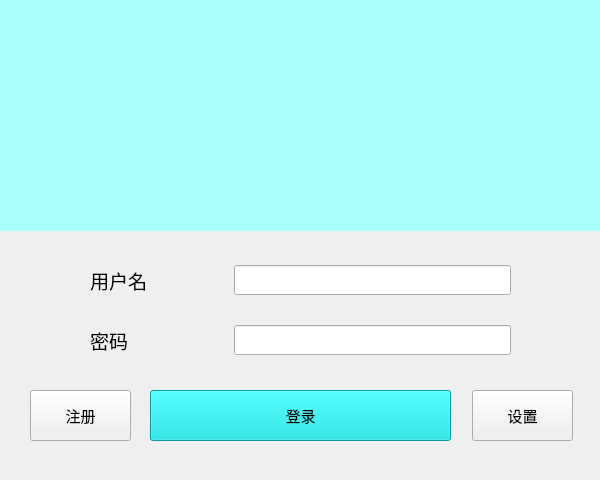
<?xml version="1.0" encoding="UTF-8"?>
<ui version="4.0">
 <class>LoginWindow</class>
 <widget class="QWidget" name="LoginWindow">
  <property name="geometry">
   <rect>
    <x>0</x>
    <y>0</y>
    <width>600</width>
    <height>480</height>
   </rect>
  </property>
  <property name="minimumSize">
   <size>
    <width>600</width>
    <height>480</height>
   </size>
  </property>
  <property name="maximumSize">
   <size>
    <width>600</width>
    <height>480</height>
   </size>
  </property>
  <property name="windowTitle">
   <string>登录</string>
  </property>
  <widget class="QPushButton" name="login_pushbutton">
   <property name="geometry">
    <rect>
     <x>150</x>
     <y>390</y>
     <width>301</width>
     <height>51</height>
    </rect>
   </property>
   <property name="font">
    <font>
     <pointsize>11</pointsize>
    </font>
   </property>
   <property name="styleSheet">
    <string notr="true">background-color: rgb(0, 220, 220);</string>
   </property>
   <property name="text">
    <string>登录</string>
   </property>
  </widget>
  <widget class="QLabel" name="welcome_text_label">
   <property name="geometry">
    <rect>
     <x>0</x>
     <y>0</y>
     <width>600</width>
     <height>231</height>
    </rect>
   </property>
   <property name="maximumSize">
    <size>
     <width>601</width>
     <height>16777215</height>
    </size>
   </property>
   <property name="styleSheet">
    <string notr="true">background-color: rgb(170, 255, 255);
</string>
   </property>
   <property name="text">
    <string/>
   </property>
  </widget>
  <widget class="QPushButton" name="signup_pushbutton">
   <property name="geometry">
    <rect>
     <x>30</x>
     <y>390</y>
     <width>101</width>
     <height>51</height>
    </rect>
   </property>
   <property name="font">
    <font>
     <pointsize>11</pointsize>
    </font>
   </property>
   <property name="text">
    <string>注册</string>
   </property>
  </widget>
  <widget class="QWidget" name="layoutWidget">
   <property name="geometry">
    <rect>
     <x>90</x>
     <y>310</y>
     <width>421</width>
     <height>61</height>
    </rect>
   </property>
   <layout class="QHBoxLayout" name="password_layout" stretch="1,2">
    <item>
     <widget class="QLabel" name="password_label">
      <property name="font">
       <font>
        <family>Microsoft YaHei UI</family>
        <pointsize>14</pointsize>
       </font>
      </property>
      <property name="text">
       <string>密码</string>
      </property>
     </widget>
    </item>
    <item>
     <widget class="QLineEdit" name="password_line_edit">
      <property name="minimumSize">
       <size>
        <width>0</width>
        <height>30</height>
       </size>
      </property>
      <property name="font">
       <font>
        <pointsize>10</pointsize>
       </font>
      </property>
      <property name="echoMode">
       <enum>QLineEdit::Password</enum>
      </property>
     </widget>
    </item>
   </layout>
  </widget>
  <widget class="QWidget" name="layoutWidget_2">
   <property name="geometry">
    <rect>
     <x>90</x>
     <y>250</y>
     <width>421</width>
     <height>61</height>
    </rect>
   </property>
   <layout class="QHBoxLayout" name="username_layout" stretch="1,2">
    <item>
     <widget class="QLabel" name="user_label">
      <property name="font">
       <font>
        <family>Microsoft YaHei UI</family>
        <pointsize>14</pointsize>
       </font>
      </property>
      <property name="text">
       <string>用户名</string>
      </property>
     </widget>
    </item>
    <item>
     <widget class="QLineEdit" name="user_line_edit">
      <property name="minimumSize">
       <size>
        <width>0</width>
        <height>30</height>
       </size>
      </property>
      <property name="font">
       <font>
        <family>Microsoft YaHei UI</family>
        <pointsize>10</pointsize>
       </font>
      </property>
     </widget>
    </item>
   </layout>
  </widget>
  <widget class="QPushButton" name="config_pushbutton">
   <property name="geometry">
    <rect>
     <x>472</x>
     <y>390</y>
     <width>101</width>
     <height>51</height>
    </rect>
   </property>
   <property name="font">
    <font>
     <pointsize>11</pointsize>
    </font>
   </property>
   <property name="text">
    <string>设置</string>
   </property>
  </widget>
 </widget>
 <resources/>
 <connections/>
</ui>
